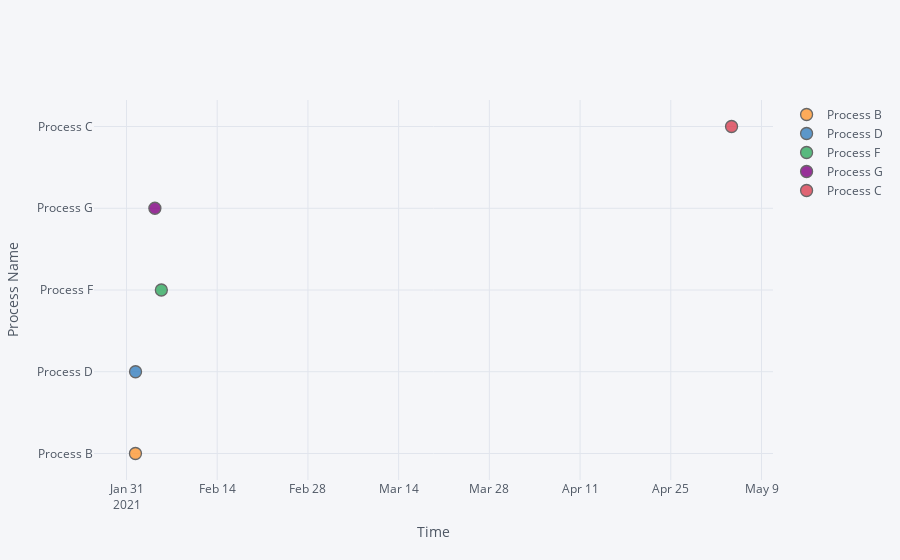

Notebook code for this chart:
### Code cell
df[df.log.str.contains('|'.join(top_3_seqs))].iplot(x='datetime',
    y='process', mode='markers',xTitle='Time', yTitle='Process Name', categories="process")

### Figure 1 — Plotly figure (JSON) as saved in the notebook; plotly's stock layout.template omitted (floating-point values rounded to 4 significant figures)
{"data": [{"marker": {"color": "rgba(255, 153, 51, 1.0)", "line": {"width": 1.3}, "opacity": 0.8, "size": 12, "symbol": "circle"}, "mode": "markers", "name": "Process B", "textfont": {"color": "#4D5663"}, "type": "scatter", "x": ["2021-02-01 09:10:00"], "y": ["Process B"]}, {"marker": {"color": "rgba(55, 128, 191, 1.0)", "line": {"width": 1.3}, "opacity": 0.8, "size": 12, "symbol": "circle"}, "mode": "markers", "name": "Process D", "textfont": {"color": "#4D5663"}, "type": "scatter", "x": ["2021-02-01 09:30:00"], "y": ["Process D"]}, {"marker": {"color": "rgba(50, 171, 96, 1.0)", "line": {"width": 1.3}, "opacity": 0.8, "size": 12, "symbol": "circle"}, "mode": "markers", "name": "Process F", "textfont": {"color": "#4D5663"}, "type": "scatter", "x": ["2021-02-05 09:06:00"], "y": ["Process F"]}, {"marker": {"color": "rgba(128, 0, 128, 1.0)", "line": {"width": 1.3}, "opacity": 0.8, "size": 12, "symbol": "circle"}, "mode": "markers", "name": "Process G", "textfont": {"color": "#4D5663"}, "type": "scatter", "x": ["2021-02-04 09:10:00"], "y": ["Process G"]}, {"marker": {"color": "rgba(219, 64, 82, 1.0)", "line": {"width": 1.3}, "opacity": 0.8, "size": 12, "symbol": "circle"}, "mode": "markers", "name": "Process C", "textfont": {"color": "#4D5663"}, "type": "scatter", "x": ["2021-05-04 09:02:00"], "y": ["Process C"]}], "layout": {"legend": {"bgcolor": "#F5F6F9", "font": {"color": "#4D5663"}}, "paper_bgcolor": "#F5F6F9", "plot_bgcolor": "#F5F6F9", "title": {"font": {"color": "#4D5663"}}, "xaxis": {"gridcolor": "#E1E5ED", "showgrid": true, "tickfont": {"color": "#4D5663"}, "title": {"font": {"color": "#4D5663"}, "text": "Time"}, "zerolinecolor": "#E1E5ED"}, "yaxis": {"gridcolor": "#E1E5ED", "showgrid": true, "tickfont": {"color": "#4D5663"}, "title": {"font": {"color": "#4D5663"}, "text": "Process Name"}, "zerolinecolor": "#E1E5ED"}}}
